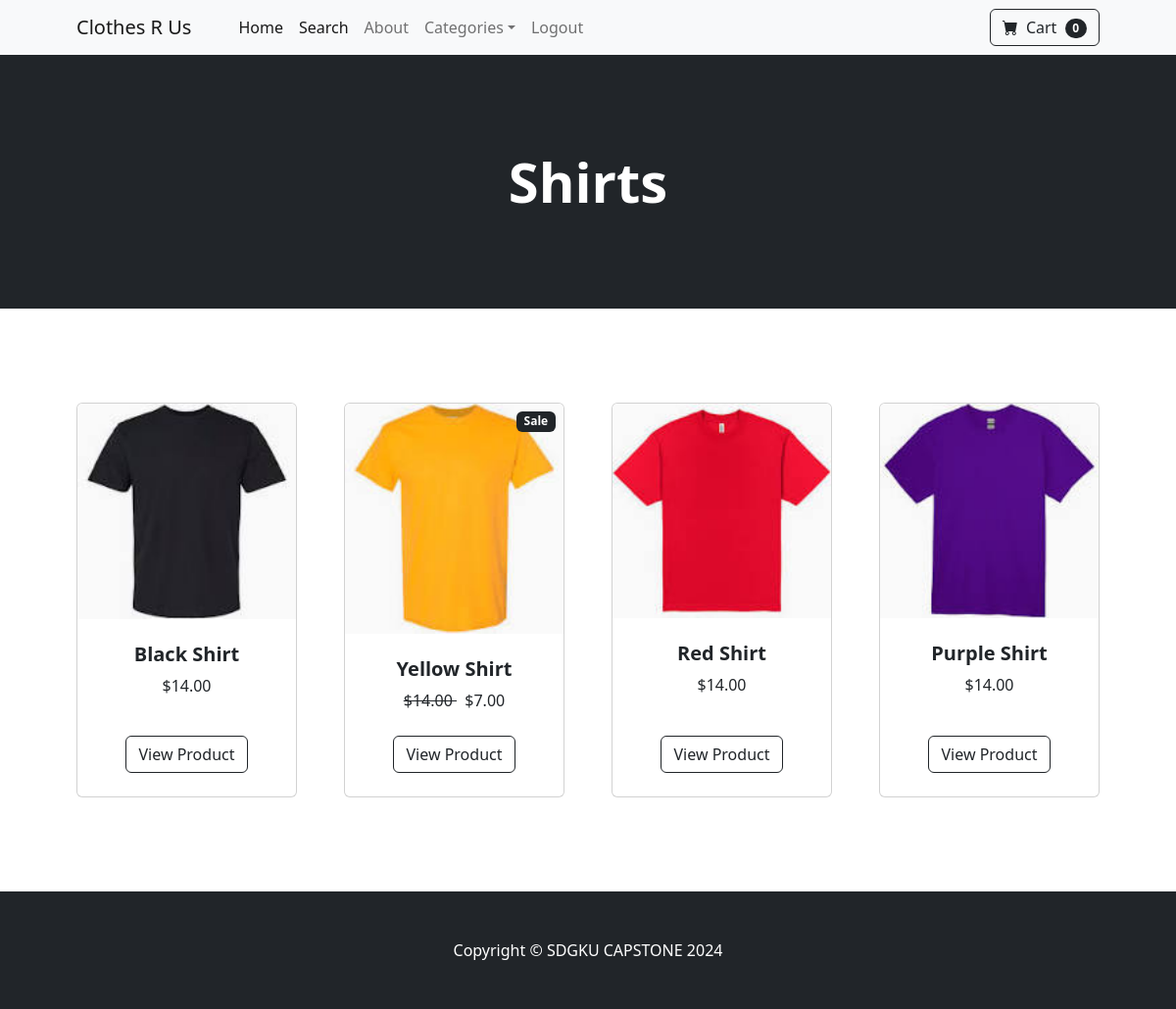
Screenshot of /category/Shirts (signed in) with the database file from the repository.
### pages/models.py (models this page shows, shortened)
class Category(models.Model):
    name = models.CharField(max_length=50)
    def __str__(self):
        return self.name
    class Meta:
        verbose_name_plural = 'categories'

class Product(models.Model):
    name = models.CharField(max_length=100)
    price = models.DecimalField(default=0, decimal_places=2, max_digits=6)
    category = models.ForeignKey(Category, on_delete=models.CASCADE, default=1)
    description = models.CharField(max_length=250, default='', blank=True, null=True)
    image = models.ImageField(upload_to="uploads/product/")
    is_sale = models.BooleanField(default=False)
    sale_price = models.DecimalField(default=0, decimal_places=2, max_digits=6)

### pages/views.py (the view)
# urls.py: path('category/<str:foo>', views.category, name='category'),
def category(request, foo):
    try:
        category = Category.objects.get(name=foo)
        products = Product.objects.filter(category=category)
        return render(request, 'category.html', {'products':products, 'category':category})
    except:
        messages.success(request, ("That Category Doesn't Exist..."))
        return redirect('products')

### cart/cart.py (called while the page is built)
    def __len__(self):
        return len(self.cart)

### cart/context_processors.py (called while the page is built)
def cart(request):
    return{'cart': Cart(request)}

### pages/templates/category.html (shortened to what this page needs)
{% extends 'base.html' %}
{% block content %}
<header class="bg-dark py-5">
    <div class="container px-4 px-lg-5 my-5">
        <div class="text-center text-white">
            <h1 class="display-4 fw-bolder">{{ category }}</h1>
        </div>
    </div>
</header>
<section class="py-5">
    <div class="container px-4 px-lg-5 mt-5">
        <div class="row gx-4 gx-lg-5 row-cols-2 row-cols-md-3 row-cols-xl-4 justify-content-center">
            {% for product in products %}
                {% if product.is_sale %}
                <div class="col mb-5">
                    <div class="card h-100">
                        <div class="badge bg-dark text-white position-absolute" style="top: 0.5rem; right: 0.5rem">Sale</div>
                        <img class="card-img-top" src="{{ product.image.url }}" alt="..." />
                        <div class="card-body p-4">
                            <div class="text-center">
                                <h5 class="fw-bolder">{{ product.name }}</h5>
                                <strike>
                                ${{ product.price }}
                                </strike>
                                &nbsp;
                                ${{ product.sale_price }}
                            </div>
                        </div>
                        <div class="card-footer p-4 pt-0 border-top-0 bg-transparent">
                            <div class="text-center"><a class="btn btn-outline-dark mt-auto" href="{% url 'product' product.id %}">View Product</a></div>
                        </div>
                    </div>
                </div>
                {% else %}
            <div class="col mb-5">
                <div class="card h-100">
                    <img class="card-img-top" src="{{ product.image.url }}" alt="..." />
                    <div class="card-body p-4">
                        <div class="text-center">
                            <h5 class="fw-bolder">{{ product.name }}</h5>
                            ${{ product.price }}
                        </div>
                    </div>
                    <div class="card-footer p-4 pt-0 border-top-0 bg-transparent">
                        <div class="text-center"><a class="btn btn-outline-dark mt-auto" href="{% url 'product' product.id %}">View Product</a></div>
                    </div>
                </div>
            </div>
                {% endif %}
            {% endfor %}
        </div>
    </div>
</section>
{% endblock %}

### rows the page displays
Category: name "Shirts"
Product: image (picture), name "Black Shirt", price "14.00"
Product: image (picture), name "Yellow Shirt", price "14.00", sale_price "7.00"
Product: image (picture), name "Red Shirt", price "14.00"
Product: image (picture), name "Purple Shirt", price "14.00"

### other values shown
{{ cart|length }} "0"
